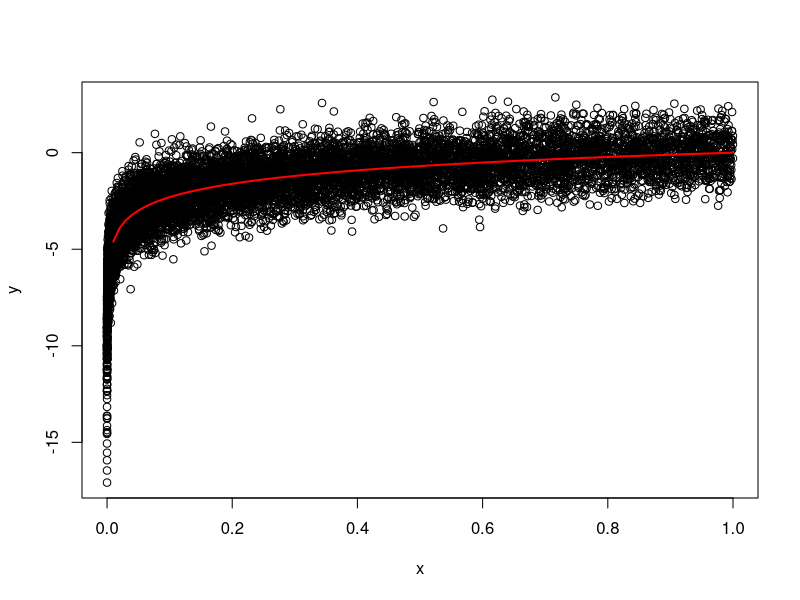
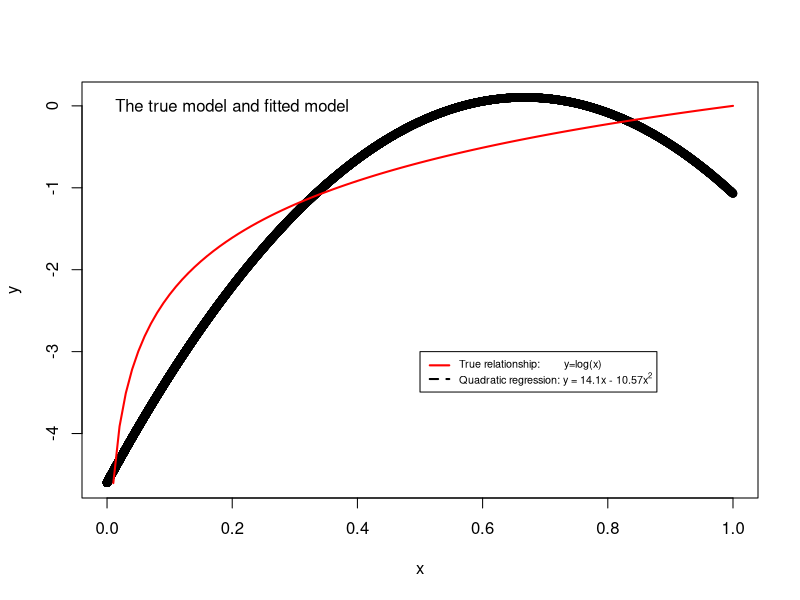

Generate these figures, in order, with R:
## ---- chunk 1
knitr::opts_chunk$set(echo = TRUE)
## ---- chunk 2
set.seed(111)
obs = 10000 # Sample Size of Observations
x = runif(n = obs)^2 # Unnecessary to have the ^2 term, 
# but it gives more striking graph fitting the quadratic term
x2 = x*x
y=log(x)+ rnorm(obs, 0, 1)
plot(x, y)
curve(log(x),from=0,to=1,col='red',
      lwd='2',ylab="y",xlab="x",xaxt='n',add=TRUE)
## ---- chunk 3
summary(lm(y~x+x2))
## ---- chunk 4
plot(x, fitted(lm(y~x+x2)),col='black',ylab='y')
curve(log(x),from=0,to=1,col='red',
      lwd='2',ylab="y",xlab="x",xaxt='n',add=TRUE)
legend(.5,-3,col=c('red','black'),lty=c(1,2),lwd=2,
       c("True relationship:        y=log(x)",
         expression(paste("Quadratic regression: y = 14.1x - 10.57",x^2, sep = ""))),cex=.65)
text(0.2,0,"The true model and fitted model",cex=1)
